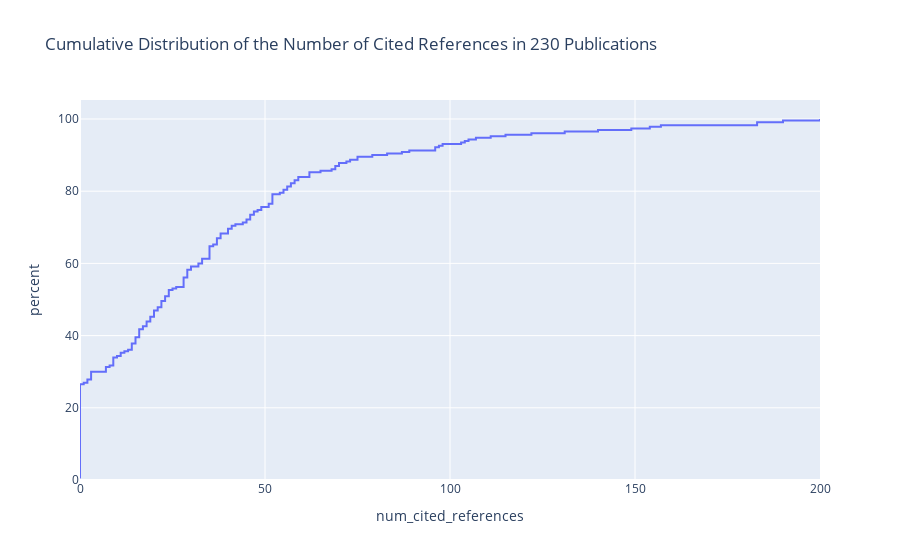

Notebook code for this chart:
### Code cell
px.ecdf(summary_df, x='num_cited_references', ecdfnorm='percent',
       title=f'Cumulative Distribution of the Number of Cited References in {summary_df.shape[0]} Publications')

### Figure 1 — Plotly figure (JSON) as saved in the notebook; plotly's stock layout.template omitted (floating-point values rounded to 4 significant figures; data arrays with more than 128 entries replaced by an {"elided": "..."} marker saying what was removed)
{"data": [{"hovertemplate": "num_cited_references=%{x}<br>percent=%{y}<extra></extra>", "legendgroup": "", "line": {"dash": "solid", "shape": "hv"}, "marker": {"color": "#636efa", "symbol": "circle"}, "mode": "lines", "name": "", "orientation": "v", "showlegend": false, "type": "scatter", "x": {"elided": "230 int values"}, "xaxis": "x", "y": {"elided": "230 float values"}, "yaxis": "y"}], "layout": {"legend": {"tracegroupgap": 0}, "title": {"text": "Cumulative Distribution of the Number of Cited References in 230 Publications"}, "xaxis": {"anchor": "y", "domain": [0, 1], "title": {"text": "num_cited_references"}}, "yaxis": {"anchor": "x", "domain": [0, 1], "rangemode": "tozero", "title": {"text": "percent"}}}}
